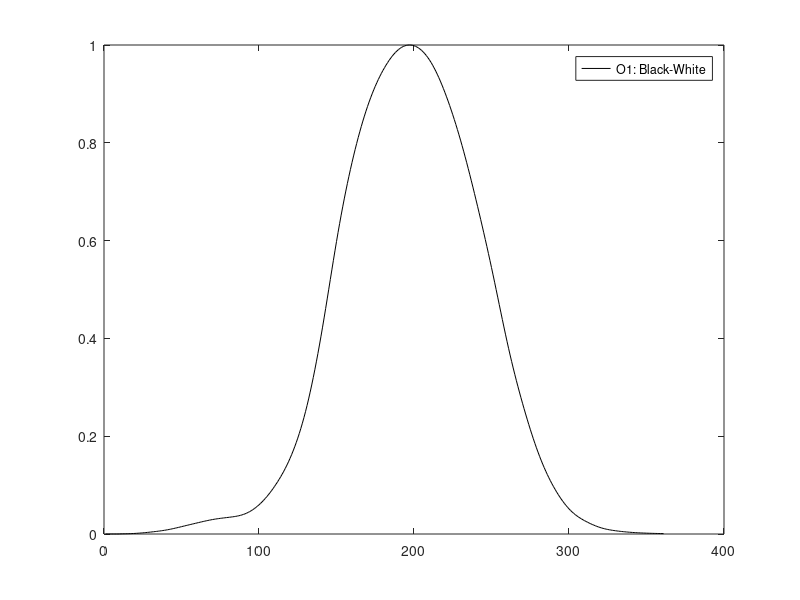
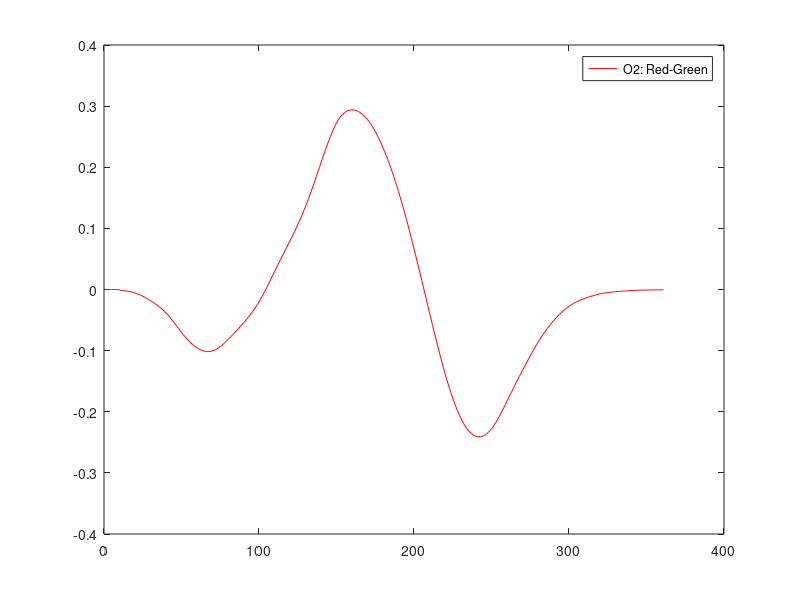
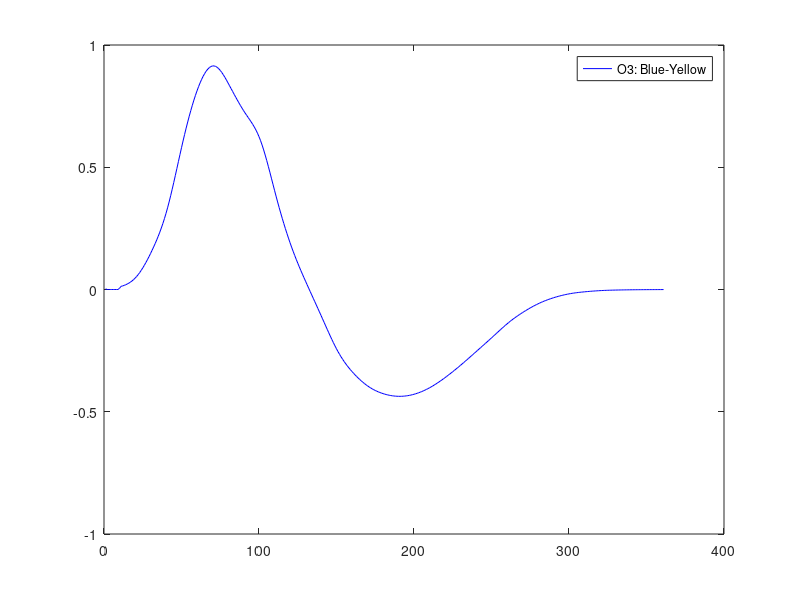
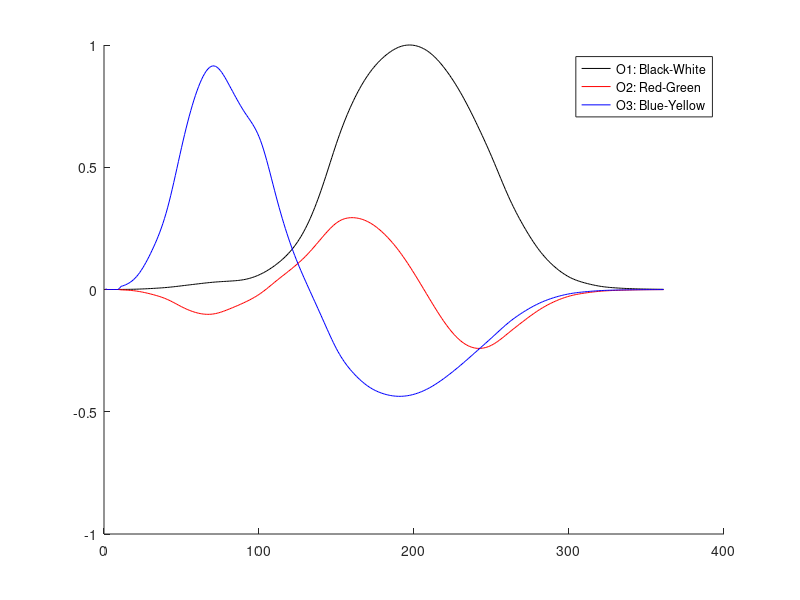

MATLAB code for these plots, in order:
%Zahi Kfir          200681476
%Haim Shalelashvili 200832780

function [ ] = Part2_Q6(  )
% Part2 Q6

load('cones.mat');

% as in lecture 4 slide 24
DecorrelationMatrix = [ 1.00 0.00 0.00 ; -0.59 0.80 -0.12 ; -0.34 -0.11 0.93 ];

OSpace = DecorrelationMatrix * cones';

figure('name','Part2_Q6: Black-White');
plot(OSpace(1,:),'black');
legend('O1: Black-White');

figure('name','Part2_Q6: Red-Green');
plot(OSpace(2,:),'r');
legend('O2: Red-Green');

figure('name','Part2_Q6: Blue-Yellow');
plot(OSpace(3,:),'b');
legend('O3: Blue-Yellow');

figure('name','Part2_Q6: similar to that shown in class');
hold all;
plot(OSpace(1,:),'black');
plot(OSpace(2,:),'r');
plot(OSpace(3,:),'b');
legend('O1: Black-White','O2: Red-Green','O3: Blue-Yellow');